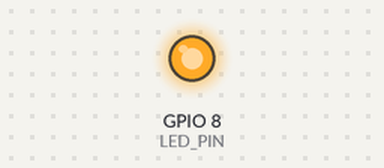
A program run on a simulated ESP32-C3. Shown: output pins drawn as LEDs (lit = HIGH). WiFi joins after 1.5 s; servers stay silent unless stated; not simulated (calls return 0 or success): secrets.h; what the program prints to the serial monitor is not drawn.

Above: at 0.01 s.
At 1.6 s:
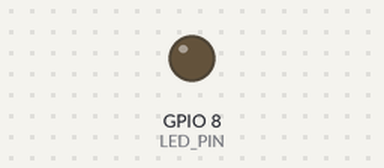
Timing chart, 0 to 3.1 s (numbered marks = the images above):
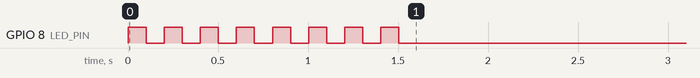

The program:

main.cpp
```cpp
#include <Arduino.h>
#include <esp_now.h>
#include <WiFi.h>
#include "secrets.h"

#define LED_PIN 8
#define WIFI_CONN_TIMEOUT 10000 // 10 seconds
#define WIFI_CONN_CHECK_FREQ 200

// F0:9E:9E:B5:65:5C - Master MAC Address
uint8_t masterAddress[] = {0xF0, 0x9E, 0x9E, 0xB5, 0x65, 0x5C};
unsigned int WiFiConnectionTimeStarted = 0;
const long HEARTBEAT_INTERVAL_MS = 100;
unsigned long lastSendTime = 0;
uint8_t dataToSend = 0xDE; // Data doesn't really matter, just the act of sending

void initWiFi();
void initESPNow();
void OnDataSent(const uint8_t *mac_addr, esp_now_send_status_t status);

void setup() {
  pinMode(LED_PIN, OUTPUT);
  Serial.begin(115200);

  initWiFi();
  initESPNow();

  Serial.println("Detector board ready. Sending heartbeats...");
}

void loop() {
  unsigned long currentTime = millis();

  if (currentTime - lastSendTime >= HEARTBEAT_INTERVAL_MS) {
    esp_err_t result = esp_now_send(masterAddress, &dataToSend, sizeof(dataToSend));

    if (result == ESP_OK) {
      //Serial.println("Heartbeat sent successfully.");
    } else {
      Serial.printf("Error sending heartbeat (code %d).", result);
    }

    lastSendTime = currentTime;
  }

  delay(100);
}

void initWiFi() {
  WiFi.mode(WIFI_STA);
  WiFi.begin(WIFI_SSID, WIFI_PASSWORD);

  WiFiConnectionTimeStarted = millis();

  while (!WiFi.isConnected()) {
    digitalWrite(LED_PIN, HIGH);
    delay(WIFI_CONN_CHECK_FREQ / 2);
    digitalWrite(LED_PIN, LOW);
    delay(WIFI_CONN_CHECK_FREQ / 2);

    if (millis() - WiFiConnectionTimeStarted > WIFI_CONN_TIMEOUT) {
      Serial.printf("WiFI connection failed (code %d)! Rebooting in 5 seconds..", WiFi.waitForConnectResult());
      delay(5000);
      ESP.restart();
      return;
    }
  }

  Serial.printf("Connected to WiFi, IP: %s, Chan: %d\n\r", WiFi.localIP().toString().c_str(), WiFi.channel());
  Serial.printf("RSSI: %d\n\r", WiFi.RSSI());
  Serial.printf("Board MAC: %s\n\r", WiFi.macAddress().c_str());
}

void initESPNow() {
  esp_err_t result = esp_now_init();
  if (result != ESP_OK) {
      Serial.printf("Error initializing ESP-NOW (code %d)! Rebooting in 5 seconds..", result);
      delay(5000);
      ESP.restart();
      return;
  }

  esp_now_register_send_cb(OnDataSent);

  // register peer
  esp_now_peer_info_t peerInfo;
  memset(&peerInfo, 0, sizeof(peerInfo));
  memcpy(peerInfo.peer_addr, masterAddress, 6);
  peerInfo.channel = WiFi.channel(); // Use default channel (0)
  peerInfo.encrypt = false;
  result = esp_now_add_peer(&peerInfo);
  if (result != ESP_OK){
    Serial.printf("Failed to add peer (code %d)! Rebooting in 5 seconds..", result);
    delay(5000);
    ESP.restart();
    return;
  }
}

// Callback function when data is sent
void OnDataSent(const uint8_t *mac_addr, esp_now_send_status_t status) {
    Serial.print("Last Packet Send Status: ");
    if (status == ESP_NOW_SEND_SUCCESS) {
      Serial.println("Delivery Success");
      digitalWrite(LED_PIN, LOW);
    } else {
      digitalWrite(LED_PIN, HIGH);
      // If the Master is OFF (power out), the delivery will fail.
      // We log it, but we don't act on it here.
      Serial.printf("Delivery Fail (%d)\n\r", status);
    }
}
```
